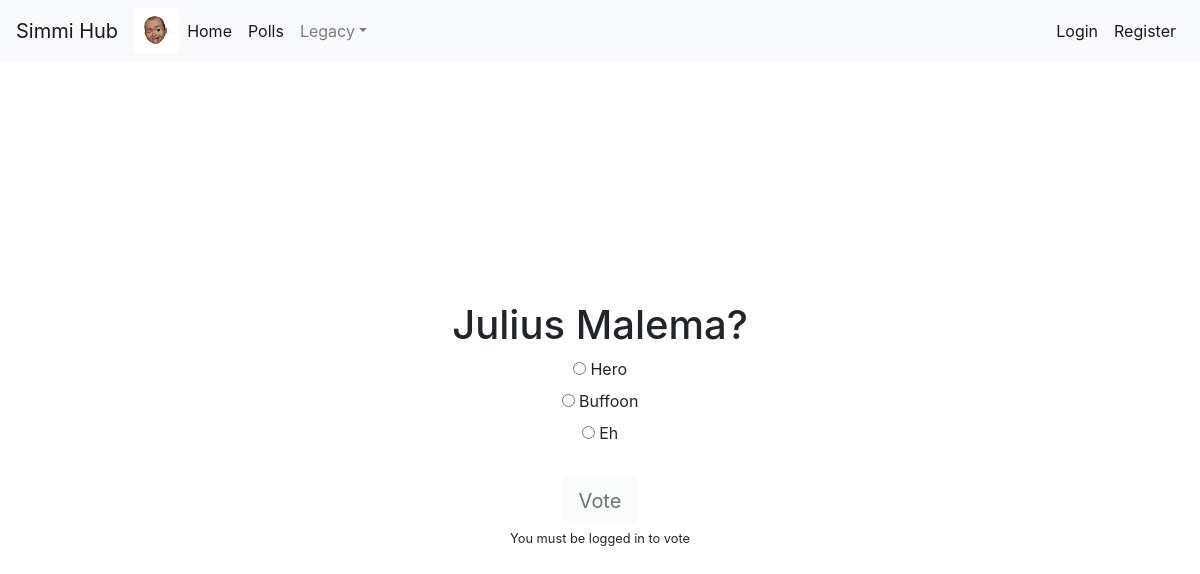
/polls/1, run on the app's committed database.
### polls/models.py (models this page shows)
class Question(models.Model):
    question_text = models.CharField(max_length=200)
    pub_date = models.DateTimeField('date published')

class Choice(models.Model):
    question = models.ForeignKey(Question, on_delete=models.CASCADE)
    choice_text = models.CharField(max_length=200)
    votes = models.IntegerField(default=0)

### polls/views.py (the view)
# urls.py: path('polls/<int:question_id>', views.detail, name='detail'),
def detail(request, question_id):
    question = get_object_or_404(Question, pk=question_id)
    return render(request, 'polls/detail.html', {'question': question})

### polls/templates/polls/detail.html (shortened to what this page needs)
{% extends 'polls/base.html' %}
{% block content %}
<div class="container">
    <div class="row">
        <div class="col">
            <div style="text-align: center; padding-top: 20%;">
                <h1>{{question.question_text}}</h1>
                <form action="{% url 'vote' question.id %}" method="post">
                    {% for choice in question.choice_set.all %}
                        <input type="radio" name="choice" id="choice {{forloop.counter}}" value="{{ choice.id }}" />
                        <label for="choice {{ forloop.counter }}">{{ choice.choice_text }}</label>
                        <br>
                    {% endfor %}
                    <br>
                    {% if user.is_authenticated %}
                        <input type="submit" value="Vote" class="btn btn-light btn-lg" />
                    {% else %}
                        <input type="submit" value="Vote" disabled class="btn btn-light btn-lg" />
                        <p><small>You must be logged in to vote</small></p>
                    {% endif %}
                </form>
            </div>
        </div>
    </div>
</div>
{% endblock %}

### data on the page
Question: question_text "Julius Malema?"
Choice: choice_text "Hero"
Choice: choice_text "Buffoon"
Choice: choice_text "Eh"
